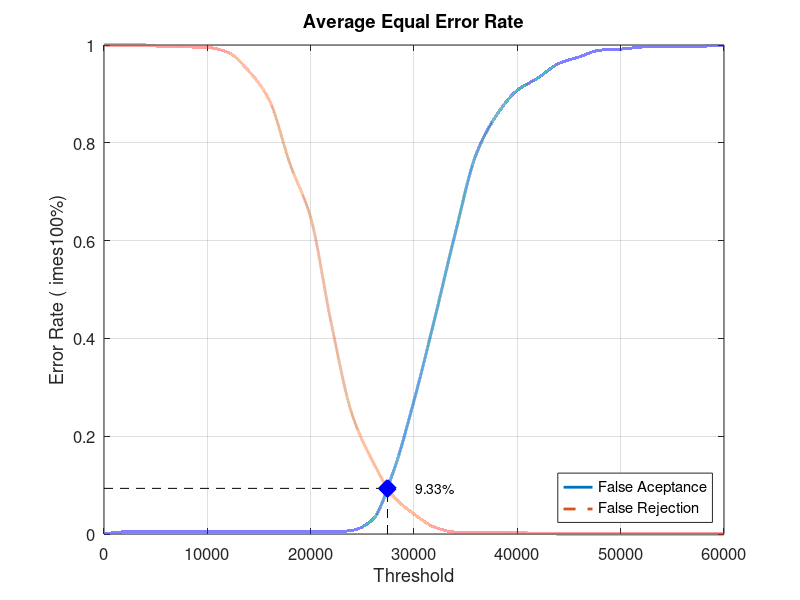
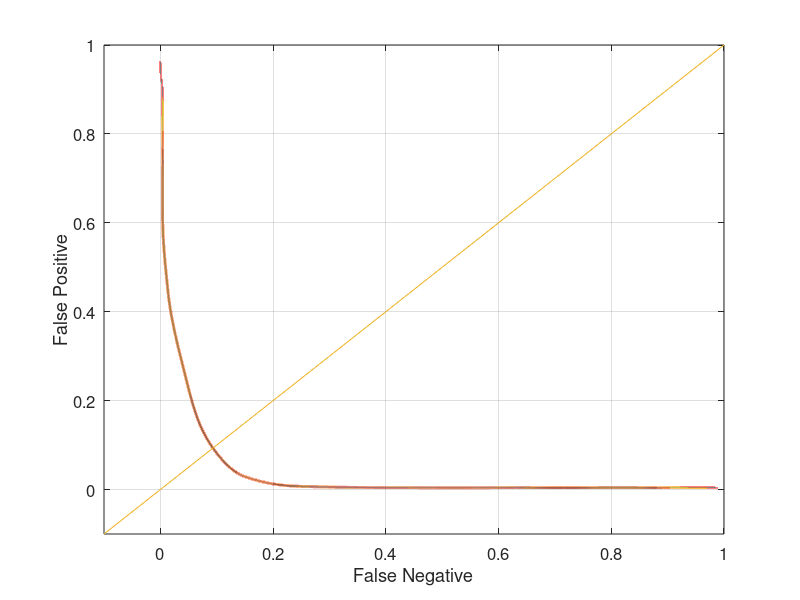

Here is the MATLAB script that generated these plots, in order:
close all;
clear;
clc;
x = 0:2000:60000;
xq = 0:0.5:60000;

y0 = [0 0.00421053 0.00421053 0.00421053 0.00421053 0.00421053 0.00421053 0.00421053 0.00421053 0.00421053 0.00421053 0.00421053 0.00736842 0.0294737 0.127368 0.272632 0.44 0.615789 0.775789 0.856842 0.907368 0.932632 0.962105 0.975789 0.989474 0.991579 0.99579 0.997895 0.997895 0.997895 1]
yy0 = interp1(x, y0, xq, 'pchip');
y1 = [1 1 1 0.996 0.996 0.995 0.985 0.947 0.887 0.757 0.647 0.43 0.245 0.149 0.077 0.041 0.014 0.004 0.004 0.004 0.003 0.001 0 0 0 0 0 0 0 0 0]
yy1 = interp1(x, y1, xq, 'pchip');

% Calculating EER: 
y2 = abs(y0 - y1);
find(y2 == min(y2))
yy2 = abs(yy0 - yy1);
xEER = find(yy2 == min(yy2));
xEERIndex = xq(xEER) % X-axis EER
yEER = yy0(xEER) % Y-axis EER

main = figure
plot(xq, yy0,'-','LineWidth', 2);	hold on
plot(xq, yy1,'--','LineWidth', 2);	hold on
plot([xEERIndex xEERIndex], [0 yEER], 'k--');	hold on
plot([0 xEERIndex], [yEER yEER], 'k--');	hold on
plot(xEERIndex, yEER, 'bx', 'LineWidth', 10);	hold on
text(xEERIndex + 10 * xEERIndex / 100, yEER, [num2str(round((10000 * yEER)) / 100) '%'])
legend('False Aceptance', 'False Rejection', 'Location', 'SouthEast')
xlabel('Threshold')
ylabel('Error Rate (	imes100%)')
title('Average Equal Error Rate')
set(gca, 'FontSize', 12)
axis([0 60000 0 1])
grid on

print(main, 'Database1AverageMain', '-dpng');
FNRxFPR = figure('Color', [1 1 1]);
plot(yy1, yy0, '-', yy1, yy0, 'LineWidth', 2);
hold on
y = -0.1:0.1:1
plot(y, y); 
set(gca, 'FontSize', 12)
xlabel('False Negative')
ylabel('False Positive')
axis([-0.1 1 -0.1 1])
set(gca, 'FontSize', 12)
grid on

print(FNRxFPR, 'Database1AverageFNRxFPR','-dpng');
